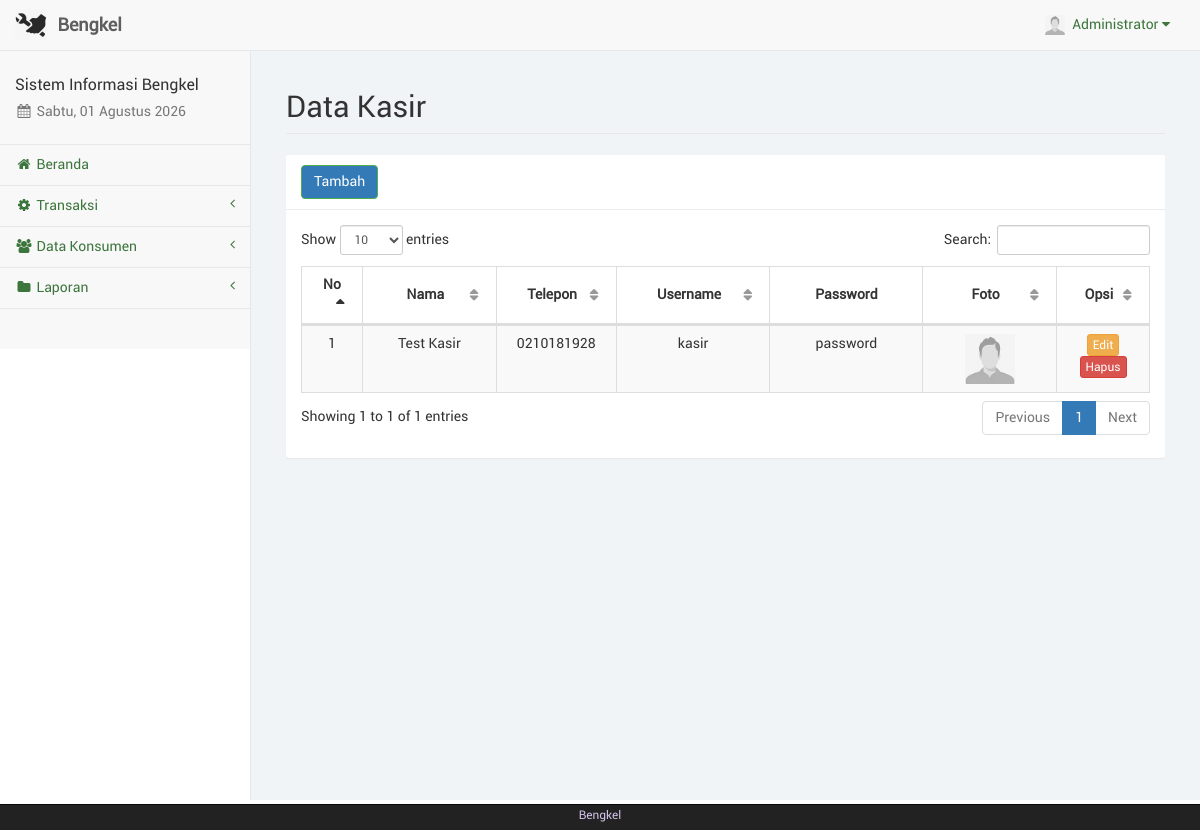
The app's page /kasir.php (signed in) with its own data.
### tables this page shows
CREATE TABLE IF NOT EXISTS `kasir` (
  `id_kasir` int(11) NOT NULL,
  `nama_kasir` varchar(50) NOT NULL,
  `telp_kasir` varchar(20) NOT NULL,
  `user_kasir` varchar(50) NOT NULL,
  `pass_kasir` varchar(100) NOT NULL,
  `foto_kasir` text NOT NULL,
  `id_adm` int(11) NOT NULL
);

### sess_check.php (called while the page is built, shortened)
<?php
	$chk_sess = isset($_SESSION['admin']) ? (int)$_SESSION['admin'] : 0;
	include("dist/config/koneksi.php");
	$sql_sess = "SELECT * FROM admin WHERE id_adm='$chk_sess'";
	$ress_sess = mysqli_query($conn, $sql_sess);
	$row_sess = mysqli_fetch_array($ress_sess);
	$sess_admname = $row_sess['nama_adm'];
	$sess_admfoto = $row_sess['foto_adm'];
?>

### kasir.php (the view, shortened to what this page needs)
<?php
	include("sess_check.php");
	$pagedesc = "Data Kasir";
	include("layout_top.php");
?>
		<div id="page-wrapper">
            <div class="container-fluid">
                <div class="row">
                    <div class="col-lg-12">
                        <h1 class="page-header">Data Kasir</h1>
                    </div>
                </div>
				<div class="row">
					<div class="col-lg-12"><?php include("layout_alert.php"); ?></div>
				</div>
				<div class="row">
					<div class="col-lg-12">
						<div class="panel panel-default">
							<div class="panel-heading">
								<a href="kasir_tambah.php" class="btn btn-success">Tambah</a>
							</div>
							<div class="panel-body">
								<table class="table table-striped table-bordered table-hover" id="tabel-data">
									<thead>
										<tr>
											<th width="1%">No</th>
											<th width="10%">Nama</th>
											<th width="5%">Telepon</th>
											<th width="10%">Username</th>
											<th width="10%">Password</th>
											<th width="10%">Foto</th>
											<th width="5%">Opsi</th>
										</tr>
									</thead>
									<tbody>
										<?php
											$i = 1;
											$sql = "SELECT * FROM kasir ORDER BY nama_kasir ASC";
											$ress = mysqli_query($conn, $sql);
											while($data = mysqli_fetch_array($ress)) {
												echo '<tr>';
												echo '<td class="text-center">'. $i .'</td>';
												echo '<td class="text-center">'. $data['nama_kasir'] .'</td>';
												echo '<td class="text-center">'. $data['telp_kasir'] .'</td>';
												echo '<td class="text-center">'. $data['user_kasir'] .'</td>';
												echo '<td class="text-center">'. $data['pass_kasir'] .'</td>';
												echo '<td class="text-center"><img src="foto/'.$data['foto_kasir'].'" width="50px"</td>';
												echo '<td class="text-center">
													  <a href="kasir_edit.php?kas='. $data['id_kasir'] .'" class="btn btn-warning btn-xs">Edit</a>';?>
													  <a href="kasir_hapus.php?kas=<?php echo $data['id_kasir'];?>" onclick="return confirm('Apakah anda yakin akan menghapus <?php echo $data['nama_kasir'];?>?');" class="btn btn-danger btn-xs">Hapus</a></td>
												<?php
													  echo '</td>';
												echo '</tr>';
												$i++;
											}
										?>
									</tbody>
								</table>
							</div>
						</div>
					</div>
				</div>
            </div>
        </div>
<?php
	include("layout_bottom.php");
?>

### layout_top.php (shortened to what this page needs)
<?php
	$haries = array("Sunday" => "Minggu", "Monday" => "Senin", "Tuesday" => "Selasa", "Wednesday" => "Rabu", "Thursday" => "Kamis", "Friday" => "Jum'at", "Saturday" => "Sabtu");
	$bulans = array("", "Januari", "Februari", "Maret", "April", "Mei", "Juni", "Juli", "Agustus", "September", "Oktober", "November", "Desember");
	$hari_ini = $haries[date("l")];
	$bulan_ini = $bulans[date("n")];
	$tanggal = date("d");
	$tahun = date("Y");
?>
<!DOCTYPE html>
<html lang="en">
<head>
	<link href="libs/bootstrap/dist/css/bootstrap.min.css" rel="stylesheet">
	<link href="libs/metisMenu/dist/metisMenu.min.css" rel="stylesheet">
    <link href="libs/datatables-plugins/integration/bootstrap/3/dataTables.bootstrap.css" rel="stylesheet">
    <link href="libs/datatables-responsive/css/dataTables.responsive.css" rel="stylesheet">
	<link href="dist/css/sb-admin-2.css" rel="stylesheet">
	<link href="dist/css/offline-font.css" rel="stylesheet">
	<link href="dist/css/custom.css" rel="stylesheet">
	<link href="libs/font-awesome/css/font-awesome.min.css" rel="stylesheet" type="text/css">
</head>
<body>
    <div id="wrapper">
        <nav class="navbar navbar-default navbar-static-top" role="navigation" style="margin-bottom: 0">
            <div class="navbar-header">
				<a class="navbar-brand hidden-xs" href="index.php">
					<img src="foto/logo.png" alt="brand" width="32" class="float-left image-brand">
					<div class="float-right">&nbsp;<strong>Bengkel</strong></div>
				</a>
			</div>
            <ul class="nav navbar-top-links navbar-right">
				<li class="dropdown dropdown-right">
					<a class="dropdown-toggle" data-toggle="dropdown" href="#">
						<img src="../foto/<?php echo $sess_admfoto;?>" width="20px" height="20px" padding="0px">&nbsp;&nbsp;<?php echo ucfirst($sess_admname); ?>&nbsp;<i class="fa fa-caret-down"></i>
					</a>
				</li>
			</ul>
            <div class="navbar-default sidebar" role="navigation">
                <div class="sidebar-nav navbar-collapse">
                    <ul class="nav" id="side-menu">
                        <li class="sidebar-search">
							<h4>Sistem Informasi Bengkel</h4>
							<h5 class="text-muted"><i class="fa fa-calendar fa-fw"></i>&nbsp;<?php echo $hari_ini.", ".$tanggal." ".$bulan_ini." ".$tahun ?></h5>
						</li>
						<?php
							if($pagedesc == "Beranda") {
								echo '<li><a href="index.php" class="active"><i class="fa fa-home fa-fw"></i>&nbsp;Beranda</a></li>';
							}
							else {
								echo '<li><a href="index.php"><i class="fa fa-home fa-fw"></i>&nbsp;Beranda</a></li>';
							}
							if(isset($menuparent) && $menuparent == "transaksi") {
								echo '<li class="active">';
							}
							else {
								echo '<li>';
							}
						?>
							<a href="#"><i class="fa fa-gear fa-fw"></i>&nbsp;Transaksi<span class="fa arrow"></span></a>
						</li>
						<?php
							if(isset($menuparent) && $menuparent == "konsumen") {
								echo '<li class="active">';
							}
							else {
								echo '<li>';
							}
						?>
							<a href="#"><i class="fa fa-group fa-fw"></i>&nbsp;Data Konsumen<span class="fa arrow"></span></a>
						<?php
							if(isset($menuparent) && $menuparent == "laporan") {
								echo '<li class="active">';
							}
							else {
								echo '<li>';
							}
						?>
							<a href="#"><i class="fa fa-folder fa-fw"></i>&nbsp;Laporan<span class="fa arrow"></span></a>
						</li>
	                </ul>
                </div>
            </div>
        </nav>

### records on screen
kasir: nama_kasir "Test Kasir", telp_kasir "0210181928", user_kasir "kasir", pass_kasir "password", foto_kasir (picture)

### other values on screen
$sess_admname "Administrator"
